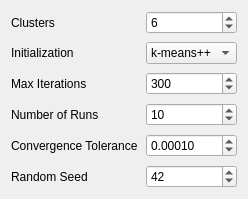
               <widget class="QWidget" name="pageKMeans">
                <layout class="QFormLayout" name="pageKMeansLayout">
                 <property name="horizontalSpacing"><number>8</number></property>
                 <property name="verticalSpacing"><number>8</number></property>
                 <item row="0" column="0"><widget class="QLabel" name="lblKMeansK"><property name="text"><string>Clusters</string></property></widget></item>
                 <item row="0" column="1"><widget class="QSpinBox" name="spinKMeansK"><property name="minimum"><number>2</number></property><property name="maximum"><number>20</number></property><property name="value"><number>6</number></property></widget></item>
                 <item row="1" column="0"><widget class="QLabel" name="lblKMeansInit"><property name="text"><string>Initialization</string></property></widget></item>
                 <item row="1" column="1"><widget class="QComboBox" name="cmbKMeansInit"><item><property name="text"><string>k-means++</string></property></item><item><property name="text"><string>Random</string></property></item></widget></item>
                 <item row="2" column="0"><widget class="QLabel" name="lblKMeansIter"><property name="text"><string>Max Iterations</string></property></widget></item>
                 <item row="2" column="1"><widget class="QSpinBox" name="spinKMeansMaxIter"><property name="minimum"><number>50</number></property><property name="maximum"><number>1000</number></property><property name="value"><number>300</number></property></widget></item>
                 <item row="3" column="0"><widget class="QLabel" name="lblKMeansRuns"><property name="text"><string>Number of Runs</string></property></widget></item>
                 <item row="3" column="1"><widget class="QSpinBox" name="spinKMeansNInit"><property name="minimum"><number>1</number></property><property name="maximum"><number>50</number></property><property name="value"><number>10</number></property></widget></item>
                 <item row="4" column="0"><widget class="QLabel" name="lblKMeansTol"><property name="text"><string>Convergence Tolerance</string></property></widget></item>
                 <item row="4" column="1"><widget class="QDoubleSpinBox" name="spinKMeansTol"><property name="decimals"><number>5</number></property><property name="singleStep"><double>0.0001</double></property><property name="value"><double>0.0001</double></property></widget></item>
                 <item row="5" column="0"><widget class="QLabel" name="lblKMeansRandom"><property name="text"><string>Random Seed</string></property></widget></item>
                 <item row="5" column="1"><widget class="QSpinBox" name="spinKMeansRandomSeed"><property name="maximum"><number>9999</number></property><property name="value"><number>42</number></property></widget></item>
                </layout>
               </widget>
